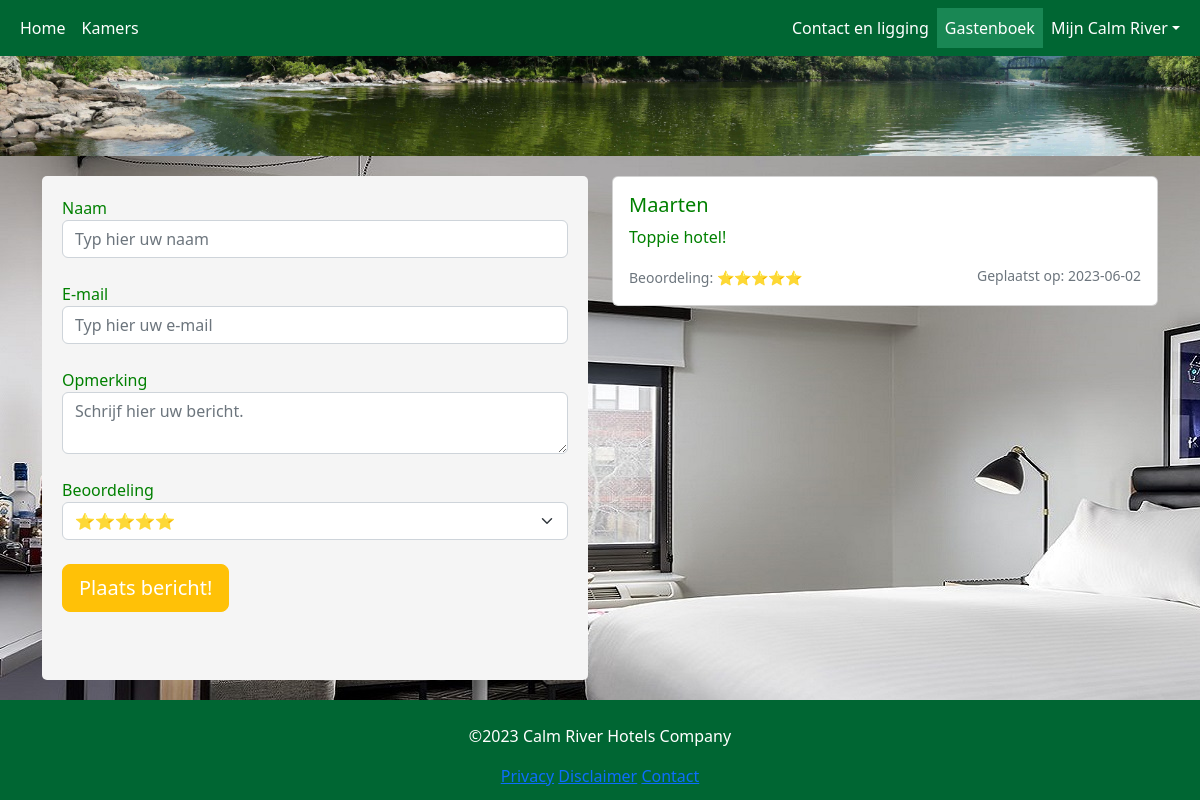
/reviews, run on an earlier commit of the app's database.
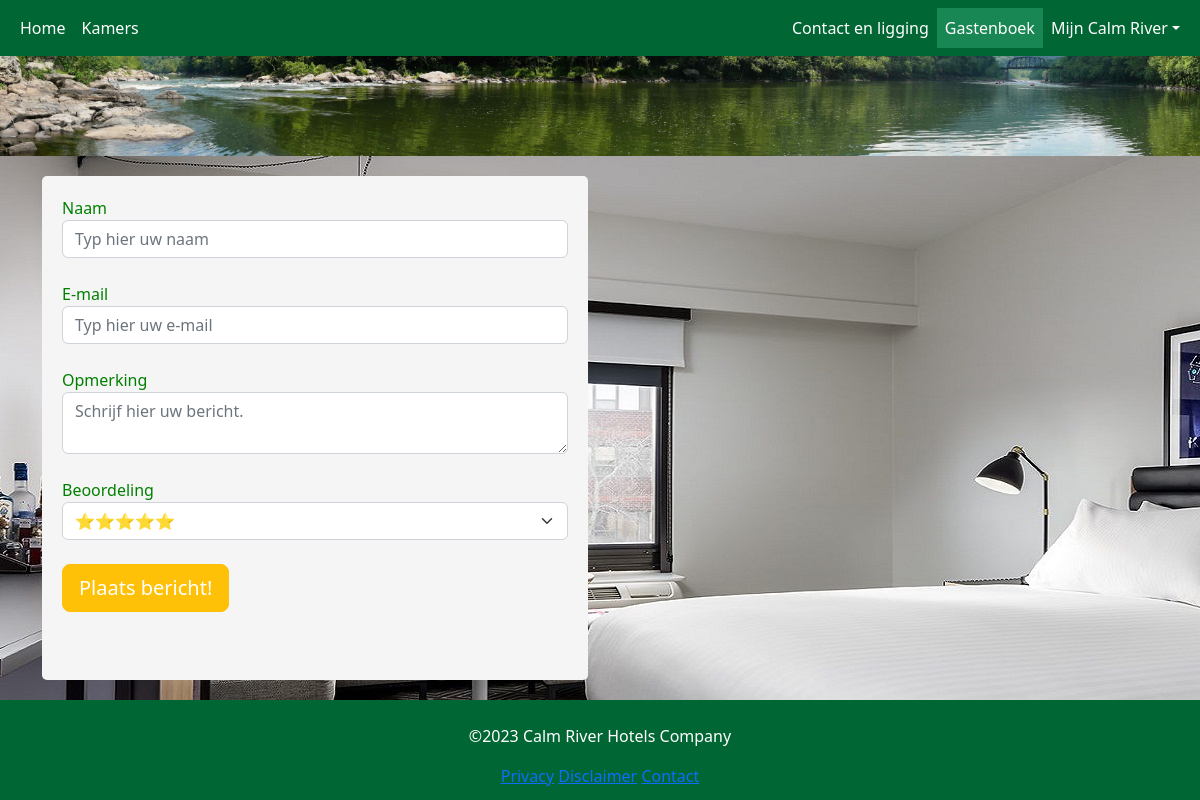
And on a later commit of the database.
### models/Review.py (models this page shows, shortened)
class Review(db.Model):
    __tablename__ = 'reviews'
    id = db.Column(db.Integer, primary_key=True)
    name = db.Column(db.String(50), index=True)
    rating_id = db.Column(db.Integer, default=5, index=True)
    email = db.Column(db.String(255))
    comment = db.Column(db.Text, nullable=True)
    created_at = db.Column(db.DateTime, nullable=True, unique=False, index=False, default=datetime.utcnow)
    updated_at = db.Column(db.DateTime, nullable=True, unique=False, index=False, default=datetime.utcnow)

### blueprints/reviews/views.py (the view, shortened to what this page needs)
@reviews_bp.route('/reviews', methods=['GET', 'POST'])
def reviews():
    active_page = 'reviews'
    session["url"] = active_page
    reviews = Review.query.order_by(Review.created_at.desc()).limit(10).all()
    form = ReviewForm()
    return render_template('reviews_index.html', form=form, reviews=reviews, active_page=active_page)

### forms.py
class ReviewForm(FlaskForm):
    name = StringField('Naam', validators=[DataRequired()],
                       render_kw={"placeholder": "Typ hier uw naam", "class": "form-control"})
    email = StringField('E-mail', validators=[DataRequired(), Email(message="Ongeldig e-mailadres")],
                        render_kw={"placeholder": "Typ hier uw e-mail", "class": "form-control"})
    comment = TextAreaField('Opmerking', render_kw={"placeholder": "Schrijf hier uw bericht.", "class": "form-control"})
    rating_id = SelectField('Beoordeling',
                            choices=[('5', '⭐⭐⭐⭐⭐'), ('4', '⭐⭐⭐⭐'), ('3', '⭐⭐⭐'), ('2', '⭐⭐'), ('1', '⭐')],
                            validators=[DataRequired()], render_kw={"class": "form-select"})
    submit = SubmitField('Plaats bericht!', render_kw={"class": "btn btn-lg btn-warning mb-5 me-3 text-white"})

### blueprints/reviews/templates/reviews_index.html (shortened to what this page needs)
{% extends "base.html" %}
{% block content %}
<link rel="stylesheet" href="{{ url_for('static', filename='css/forms.css') }}">
<div class="container mt-3">
<div class="row">
  <div class="col-md-6 mb-3">
    <form method="POST" style="background-color: #f5f5f5; padding: 20px; border-radius: 5px;">
        {{ form.name.label }} {{ form.name() }}<br>
        {{ form.email.label }} {{ form.email(class_=' '.join(['form-control'] + (['error-input'] if form.email.errors else []))) }}
        <br>
        {{ form.comment.label }} {{ form.comment() }}<br>
        {{ form.rating_id.label }} {{ form.rating_id() }}<br>
        {{ form.submit() }}
    </form>
  </div>
  <div class="col-md-6">
    {% for review in reviews %}
    <div class="card mb-3">
      <div class="card-body">
        <h5 class="card-title">{{ review.name }}</h5>
        <p class="card-text">{{ review.comment }}</p>
        <p class="card-text">
            <small class="text-muted">Beoordeling: {{ review.rating_id * '⭐' }}</small>
            <small class="text-muted float-end">Geplaatst op: {{ review.created_at.strftime('%Y-%m-%d') }}</small>
        </p>
      </div>
    </div>
    {% endfor %}
  </div>
</div>
</div>
{% endblock %}

### templates/base.html (shortened to what this page needs)
<!DOCTYPE html>
<html lang="en">
<head>
  <link rel="stylesheet" href="https://cdnjs.cloudflare.com/ajax/libs/font-awesome/6.0.0-beta2/css/all.min.css">
  <link href="https://cdn.jsdelivr.net/npm/bootstrap@5.2.3/dist/css/bootstrap.min.css" rel="stylesheet">
  <link  rel="stylesheet" href="{{ url_for('static', filename='css/styles.css') }}">
  <link  rel="stylesheet" href="{{ url_for('static', filename='css/breadcrumb.css') }}">
</head>
<body>
  <nav class="navbar navbar-expand-md">
    <div class="container-fluid">
      <div class="collapse navbar-collapse" id="collapsibleNavbar">
        <ul class="navbar-nav me-auto">
          <li class="nav-item">
            <a class="nav-link text-white {% if active_page == 'home' %}bg-success{% endif %}" href="{{ url_for('basic_bp.home') }}">Home</a>
          </li>
          <li class="nav-item">
            <a class="nav-link text-white {% if active_page == 'rooms' %}bg-success{% endif %}" href="{{ url_for('rooms_bp.index') }}">Kamers</a>
          </li>
        </ul>
        <ul class="navbar-nav ms-auto">
          <li class="nav-item">
            <a class="nav-link text-white {% if active_page == 'contact' %}bg-success{% endif %}" href="{{ url_for('basic_bp.contact') }}">Contact en ligging</a>
          </li>
          <li class="nav-item">
            <a class="nav-link text-white {% if active_page == 'reviews' %}bg-success{% endif %}" href="{{ url_for('reviews_bp.reviews') }}">Gastenboek</a>
          </li>
          <li class="nav-item dropdown {% if active_page == 'my_calm_river' %}bg-success{% endif %}">
            <a class="nav-link dropdown-toggle text-white" role="button" data-bs-toggle="dropdown">Mijn Calm River</a>
          </li>
        </ul>
      </div>
    </div>
  </nav>
  <header>
<img src="/static/img/banner.jpg" alt="banner">
  </header>
  <main class="container-fluid">
    {% block content %}
    {% endblock %}
  </main>
  <footer class="p-4 text-center text-white">
    <p>©2023 Calm River Hotels Company</p>
    <span><a href="{{ url_for('basic_bp.privacy') }}">Privacy</a></span>
    <span><a href="{{ url_for('basic_bp.disclaimer') }}">Disclaimer</a></span>
    <span><a href="{{ url_for('basic_bp.contact') }}">Contact</a></span>
  </footer>
</body>
</html>

### static/css/styles.css (style rules this page uses)
* { box-sizing: border-box; }
body { display: flex; flex-direction: column; min-height: 100vh; }
nav { background-color: #006633; }
main { height: 100%; width: 100%; margin-top: auto; }
header > img { height: 100px; width: 100%; }
select, input, textarea { border: 1px solid #ced4da; }
footer { height: 100px; width: 100%; background-color: #006633; margin-top: auto; flex: 0 0 50px; }

### static/css/forms.css (style rules this page uses)
body { position: relative; }
body::after { content: ""; background-image: url("../../static/img/singleking-desktop.jpg"); opacity: 1; top: 0; left: 0; bottom: 0; right: 0; position: absolute; z-index: -1; }
.container { color: green; }

What changed in the data, as far as the page shows it:
removed Review: name "Maarten", comment "Toppie hotel!", rating_id "⭐⭐⭐⭐⭐", created_at "2023-06-02"
